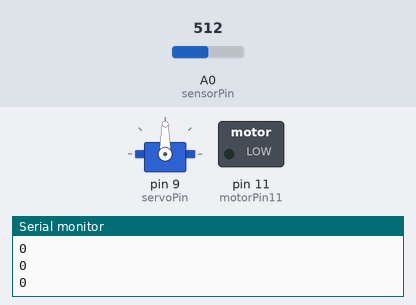
The sketch below on a simulated Arduino Uno, built with avr-gcc and run on an emulated ATmega328P. On the bench: servo, switched loads named in the sketch (green lamp = pin HIGH), the last lines printed to the serial monitor. The inputs (shaded band) are chosen by the test bench; at power-on: A0 (sensorPin) = 512.

Above: at 11.2 s.
11.3 s: A0 (sensorPin) set to 495
12.8 s: A0 (sensorPin) set to 476
At 13.3 s:
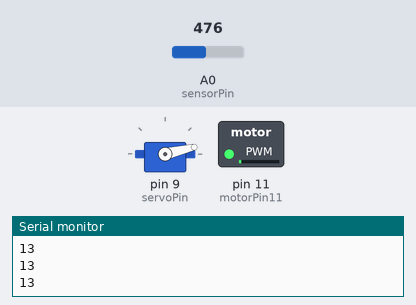
14.4 s: A0 (sensorPin) set to 516
At 15.7 s:
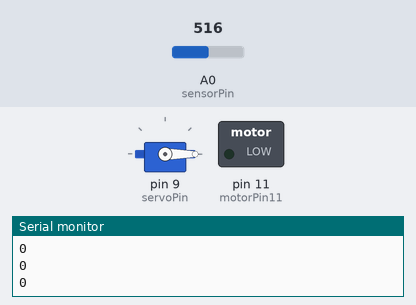
16.0 s: A0 (sensorPin) set to 306
At 17.3 s:
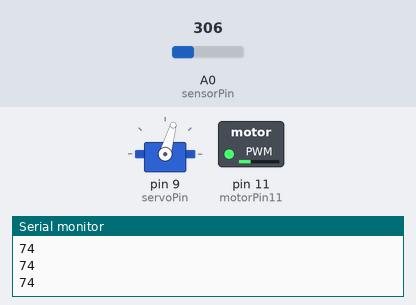
17.6 s: A0 (sensorPin) set to 122
At 18.7 s:
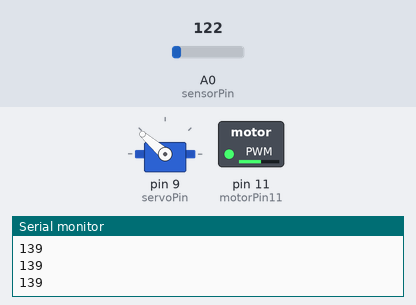
19.2 s: A0 (sensorPin) set to 716
At 20.1 s:
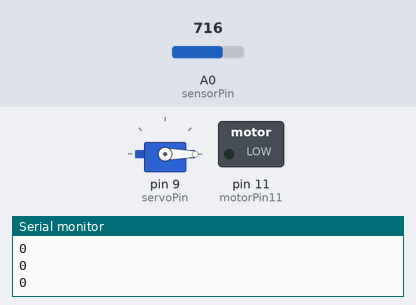
Timing chart, 0 to 21.8 s (numbered marks = the images above; inputs shaded):
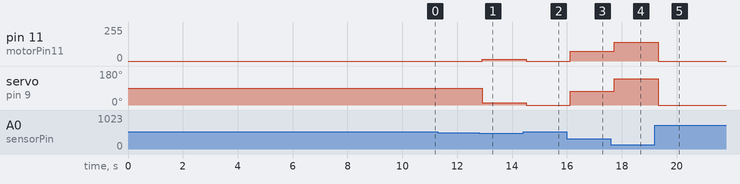

The sketch:

JBT_8.3.2.2.3.2_Servo_IR_DC_Motor.ino
```cpp
//Servo + IR

#include <Servo.h>
Servo francisServo;

//Define the Pins
int servoPin = 9;
int sensorPin = 0;
int sensorValue = 0;
int sensorMin = 6;
int sensorMax = 506;
int lastDist = 0;
int currentDist = 0;
int thresh = 10;
int motorPin11 = 11;

void setup() {
    adjustSensor();
    francisServo.attach(servoPin);
    pinMode(motorPin11, OUTPUT);

}
void loop(){
  calibratingSensor();
  currentDist = sensorValue;
  if(currentDist > lastDist + thresh || currentDist < lastDist - thresh){
    francisServo.write(sensorValue);
    analogWrite(motorPin11, sensorValue);
  lastDist = currentDist;
  }


}
void adjustSensor(){
  Serial.begin(9600);
  while (millis() < 10000){
    sensorValue = analogRead(sensorPin);
    if(sensorValue > sensorMax){
      sensorMax = sensorValue;
    }
    if(sensorValue < sensorMin){
      sensorMin = sensorValue;
    }
    Serial.println(sensorMin);
    Serial.println(sensorMax);
    delay(10);
  }
}
void calibratingSensor(){
  sensorValue = analogRead(sensorPin);
  sensorValue = map(sensorValue, sensorMin, sensorMax, 180, 0);
  sensorValue = constrain(sensorValue, 0, 255);
  Serial.println(sensorValue);
  delay(100);
}
```

Measured:
- the behaviour switches between 484 and 483 on A0 (sensorPin) (found by bisection; images 0 and 1)
- after the input at 12.8 s, pin 11 (motorPin11): 0/255 → 13/255 after 0.11 s; servo on pin 9 (servoPin): 90° → 13° after 0.11 s
- after the input at 14.4 s, pin 11 (motorPin11): 13/255 → 0/255 after 0.12 s; servo on pin 9 (servoPin): 13° → 0° after 0.12 s
- after the input at 16.0 s, pin 11 (motorPin11): 0/255 → 74/255 after 0.12 s; servo on pin 9 (servoPin): 0° → 74° after 0.12 s
- after the input at 17.6 s, pin 11 (motorPin11): 74/255 → 139/255 after 0.13 s; servo on pin 9 (servoPin): 74° → 139° after 0.13 s
- after the input at 19.2 s, pin 11 (motorPin11): 139/255 → 0/255 after 0.13 s; servo on pin 9 (servoPin): 139° → 0° after 0.13 s
